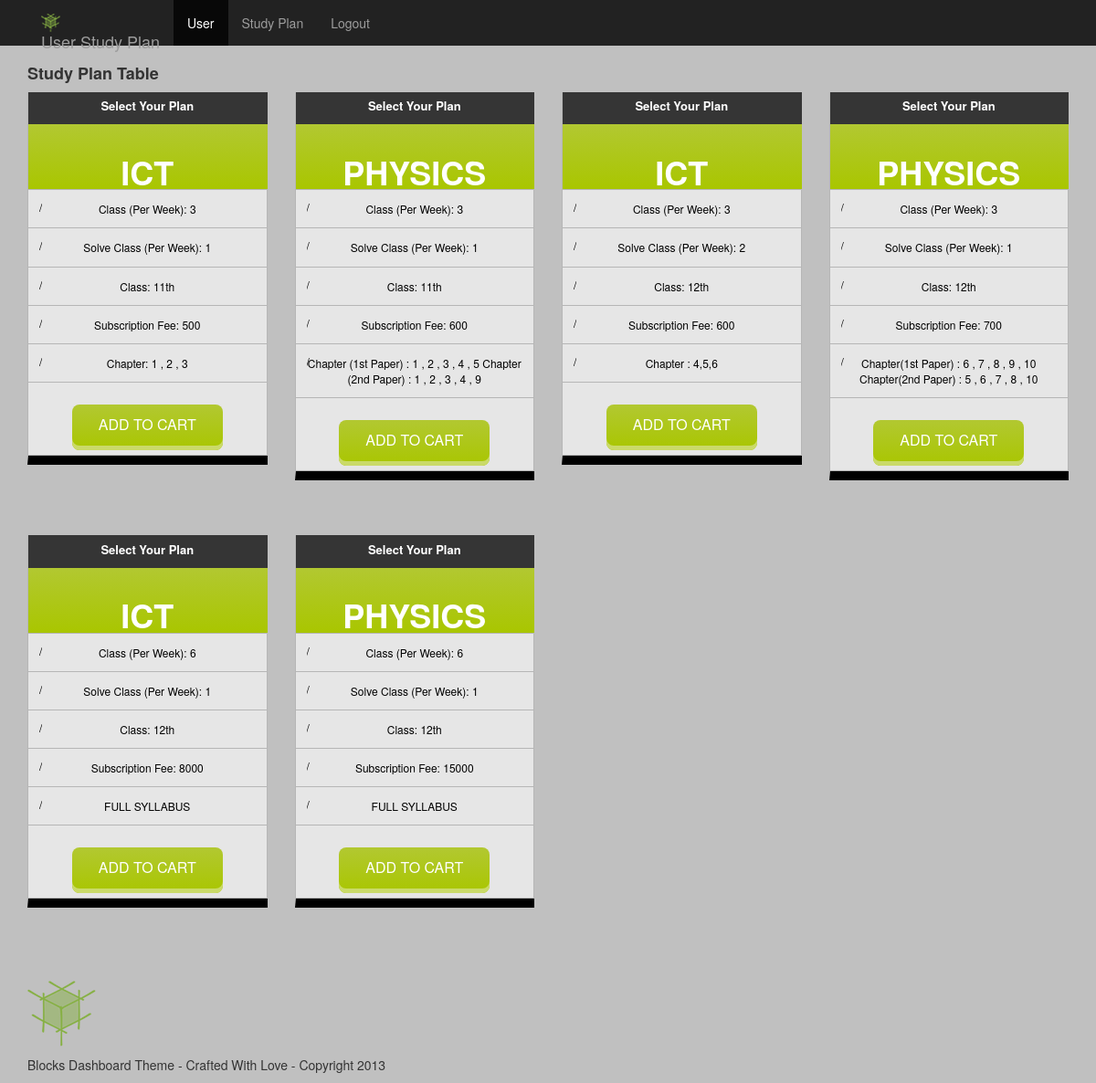
The app's page /teaching/userDashboard/studyPlan.php with its own data.
### tables this page shows
CREATE TABLE `study_plan` (
  `id` int(11) NOT NULL,
  `subject_name` varchar(30) NOT NULL,
  `class_per_week` int(11) NOT NULL,
  `solve_class_per_week` int(11) NOT NULL,
  `Class` int(11) NOT NULL,
  `subscription_fee` int(11) NOT NULL,
  `Syllabus` varchar(99) NOT NULL
);

### teaching/userDashboard/studyPlan.php (the view, shortened to what this page needs)
<?php
$db = mysqli_connect("localhost","retinakh_retina","retinakh_retina","retinakh_retina");
$query = "SELECT * FROM study_plan";
$result1 = mysqli_query($db,$query);
$rows1 = mysqli_num_rows($result1);
?>
<!doctype html>
<html><head><meta http-equiv="Content-Type" content="text/html; charset=utf-8">
    <link rel="stylesheet" type="text/css" href="bootstrap/css/bootstrap.min.css" />
    <link href="css/table.css" rel="stylesheet">
  </head>
  <body>
    <div class="navbar-nav navbar-inverse navbar-fixed-top">
        <div class="container">
        <div class="navbar-header">
          <a class="navbar-brand" href="index.php"><img src="images/logo30.png" alt=""> User Study Plan</a>
        </div>
          <div class="navbar-collapse collapse">
            <ul class="nav navbar-nav">
              <li class="active"><a href="user.php"><i class="icon-user icon-white"></i> User</a></li>
			  <li><a href="studyPlan.php"><i class="icon-lock icon-white"></i> Study Plan</a></li>
			  <li><a href="logout.php"><i class="icon-lock icon-white"></i> Logout</a></li>
            </ul>
          </div>
        </div>
    </div>
      	<div class="container">
      	    <h4><strong>Study Plan Table</strong></h4>
      		<div class="row">
                  <?php
                      if($rows1>0){
                      ?>
                          <?php
                          while ($rowTS = mysqli_fetch_array($result1)) {
                              ?>
                              <div class="col-sm-3 col-lg-3">
      				            <div id="hosting-table">
						            <div class="table_style4">
							            <div class="column">
								            <ul>
                                                <li><strong>Select Your Plan</strong></li>
                                                <li class="header_row">
                                                    <h1><?php echo "".$rowTS['subject_name'] ?></h1>
                                                </li>
                                                <li>Class (Per Week): <?php echo "".$rowTS['class_per_week'] ?></li>
                                                <li>Solve Class (Per Week): <?php echo "".$rowTS['solve_class_per_week'] ?></li>
                                                <li>Class:  <?php echo "".$rowTS['Class'] ?>th</li>
                                                <li>Subscription Fee: <?php echo "".$rowTS['subscription_fee'] ?></li>
                                                <li> <?php echo "".$rowTS['Syllabus'] ?></li>
                                                <li class="footer_row"><a class="hosting-button"  href="payment.php?plan_id=<?php echo "".$rowTS['id'] ?>">ADD TO CART</a></li>
								            </ul>
							            </div>
						            </div>
					            </div>
      			                </div>
                          <?php
                          }
                              }
                              ?>
      		</div>
      	</div>
      	<br>
	<div id="footerwrap">
      	<div class="container">
      		<div class="row">
      			<div class="col-sm-12 col-lg-12">
      			<p><img src="images/logo.png"" alt=""></p>
      			<p>Blocks Dashboard Theme - Crafted With Love - Copyright 2013</p>
      			</div>
      		</div>
      	</div>
	</div>
</body></html>

### teaching/userDashboard/css/table.css (style rules this page uses)
#hosting-table { width: 100%; height: 100%; font-size: 12px; color:#787878; margin-bottom:15px; }
#hosting-table > div { margin-bottom:5em; }
#hosting-table ul { margin: 0; padding: 0; list-style-type: none; }
#hosting-table ul li { margin: 0; position:relative; padding:1em .3em; list-style-type: none; }
#hosting-table ul { position:relative; border-bottom:10px solid #000; }
#hosting-table .column li { min-height:1em; color:#000; background:#e6e6e6; border-right:1px solid #b6b6b6; border-bottom:1px solid #b6b6b6; }
#hosting-table .column ul li:first-child { padding: .5em .3em .8em; font-size: 13px; font-weight: 100; color: #ffffff; background:#353535; *border-left-style: none; border-left-color: inherit; border-left-width: medium; border-bottom-style: none; border-bottom-color: inherit; border-bottom-width: medium; }
#hosting-table .column li:after { position:absolute; content:'/'; font-size:12px; overflow:hidden; left:12px; top:10px; }
#hosting-table .column:first-child ul { border-left:1px solid #b6b6b6; }
#hosting-table .column ul li:first-child:after { display:none; }
#hosting-table .column li:first-child { border-right:1px solid transparent; }
#hosting-table .column .header_row:after { display:none; }
#hosting-table .column h1 { text-transform:uppercase; font-size:36px; font-weight: bolder; line-height:1.3em; color:#fff; }
#hosting-table .column .footer_row { height: 80px; display: block; padding: 2em 0 .2em 0; text-align: center; }
#hosting-table .column .footer_row:after { display:none; }
#hosting-table .column .header_row { height:6em; display:block; border-right:1px solid transparent; *border-right:none; padding:.7em 0 .5em 0; text-align:center; }
#hosting-table .column { text-align:center; position:relative; }
#hosting-table .hosting-button { -moz-border-radius:8px; -webkit-border-radius:8px; border-radius:8px; text-decoration:none; display:inline-block; padding:.7em 1.8em 1em 1.8em; padding:.7em 1.8em .6em 1.8em \0/; *padding:.7em 1.8em .6em 1.8em; font-size:16px; color:#fff; position:relative; }
#hosting-table .table_style4 .column .header_row { filter: progid:DXImageTransform.Microsoft.gradient(startColorstr='#b2c831', endColorstr='#a9c600'); background: -ms-linear-gradient(top, #b2c831, #a9c600); background: -moz-linear-gradient(top, #b2c831, #a9c600); background: -o-linear-gradient(top, #b2c831, #a9c600); background: -webkit-linear-gradient(top, #b2c831, #a9c600); background: -webkit-gradient(linear, left top, left bottom, color-stop(0, #b2c831), color-stop(1, #a9c600)); }
#hosting-table .table_style4 .hosting-button { filter: progid:DXImageTransform.Microsoft.gradient(startColorstr='#b2c831', endColorstr='#a9c600'); background: -ms-linear-gradient(top, #b2c831, #a9c600); background: -moz-linear-gradient(top, #b2c831, #a9c600); background: -o-linear-gradient(top, #b2c831, #a9c600); background: -webkit-linear-gradient(top, #b2c831, #a9c600); background: -webkit-gradient(linear, left top, left bottom, color-stop(0, #b2c831), color-stop(1, #a9c600)); -moz-box-shadow:inset 0 -5px 0 #cada69; -webkit-box-shadow:inset 0 -5px 0 #cada69; box-shadow:inset 0 -5px 0 #cada69; }

### teaching/userDashboard/studyPlan.php (style rules this page uses)
body { padding-top: 60px; }

### records on screen
study_plan: subject_name "ICT", class_per_week "3", solve_class_per_week "1", Class "11", subscription_fee "500", Syllabus "Chapter: 1 , 2 , 3"
study_plan: subject_name "PHYSICS", class_per_week "3", solve_class_per_week "1", Class "11", subscription_fee "600", Syllabus "Chapter (1st Paper) : 1 , 2 , 3 , 4 , 5 Chapter (2nd Paper) : 1 , 2 , 3 , 4 , 9"
study_plan: subject_name "ICT", class_per_week "3", solve_class_per_week "2", Class "12", subscription_fee "600", Syllabus "Chapter : 4,5,6"
study_plan: subject_name "PHYSICS", class_per_week "3", solve_class_per_week "1", Class "12", subscription_fee "700", Syllabus "Chapter(1st Paper) : 6 , 7 , 8 , 9 , 10 Chapter(2nd Paper) : 5 , 6 , 7 , 8 , 10"
study_plan: subject_name "ICT", class_per_week "6", solve_class_per_week "1", Class "12", subscription_fee "8000", Syllabus "FULL SYLLABUS"
study_plan: subject_name "PHYSICS", class_per_week "6", solve_class_per_week "1", Class "12", subscription_fee "15000", Syllabus "FULL SYLLABUS"
